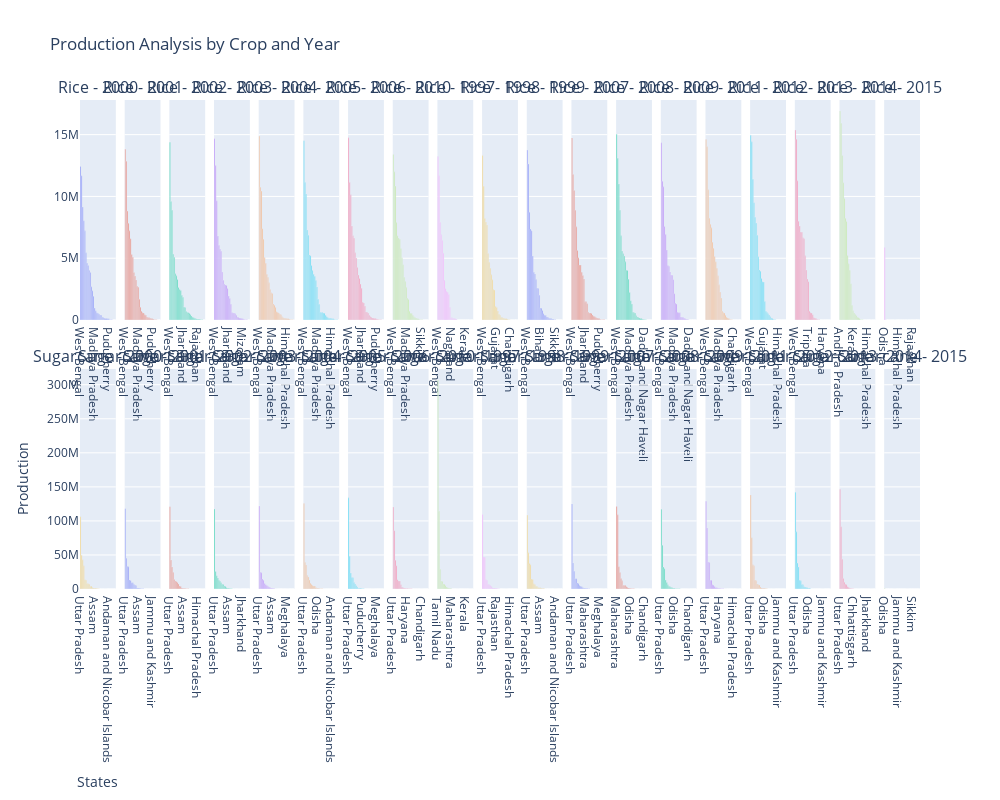

Notebook cell for this chart:
### Code cell
import plotly.graph_objects as go
from plotly.subplots import make_subplots

fig = make_subplots(rows=len(crops_to_be_analysed), cols=len(years), 
                    subplot_titles=[f'{crop} - {year}' for crop in crops_to_be_analysed for year in years],
                    shared_yaxes=True, vertical_spacing=0.1,
                    )  # Adjust subplot title font size

# Iterate over combinations of crops, years, and states
for i, crop in enumerate(crops_to_be_analysed):
    for j, year in enumerate(years):
        pro = []
        state_pro_dict = {}  # Dictionary to store state production sums
        
        for state in states:
            # Filter DataFrame based on current combination
            subset = df[(df['Crop'] == crop) & (df['Crop_Year'] == year) & (df['State_Name'] == state)]
            # Calculate production sum
            production_sum = subset['Production'].sum()
            state_pro_dict[state] = production_sum
        
        # Sort states based on production sums
        sorted_states = sorted(state_pro_dict, key=lambda k: state_pro_dict[k], reverse=True)
        sorted_pro = [state_pro_dict[state] for state in sorted_states]
        
        # Add trace to the subplot
        fig.add_trace(go.Bar(x=sorted_states, y=sorted_pro, name=f'{crop} - {year}'), row=i+1, col=j+1)

# Update layout
fig.update_layout(title='Production Analysis by Crop and Year',
                  height=800, width=1000, showlegend=False)

# Update x-axis and y-axis titles
fig.update_xaxes(title_text='States', row=len(crops_to_be_analysed), col=1)
fig.update_yaxes(title_text='Production', row=int(len(crops_to_be_analysed)/2)+1, col=1)

# Show plot
fig.show()
